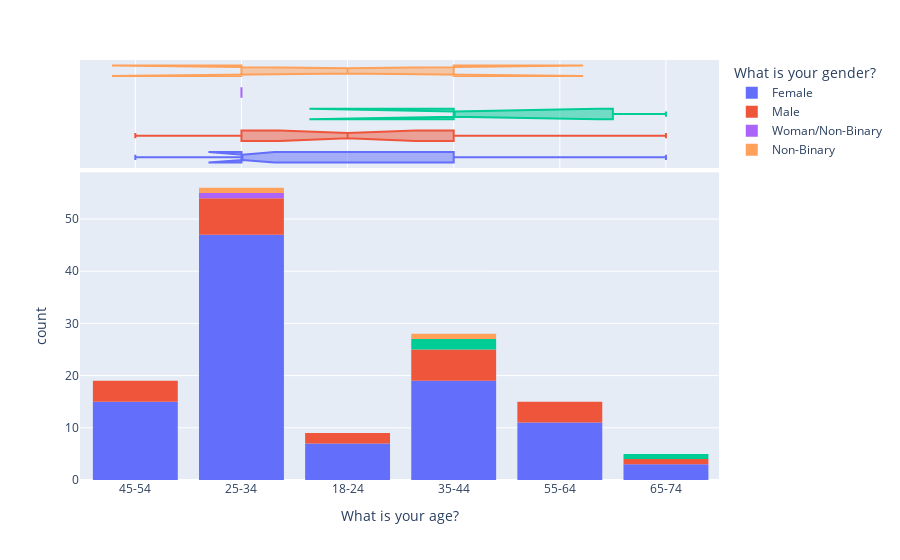

Notebook cell for this chart:
### Code cell
fig = px.histogram(dei, x="What is your age?", color="What is your gender?", marginal="box", # can be `box`, `violin`
                         hover_data=dei.columns)
fig.show()

### Figure 1 — Plotly figure (JSON) as saved in the notebook; plotly's stock layout.template omitted (floating-point values rounded to 4 significant figures; data arrays with more than 128 entries replaced by an {"elided": "..."} marker saying what was removed)
{"data": [{"alignmentgroup": "True", "bingroup": "x", "hovertemplate": "What is your gender?=Female<br>What is your age?=%{x}<br>count=%{y}<extra></extra>", "legendgroup": "Female", "marker": {"color": "#636efa"}, "name": "Female", "offsetgroup": "Female", "orientation": "v", "showlegend": true, "type": "histogram", "x": ["45-54", "25-34", "25-34", "25-34", "18-24", "35-44", "18-24", "25-34", "25-34", "55-64", "18-24", "45-54", "55-64", "18-24", "35-44", "25-34", "25-34", "55-64", "45-54", "55-64", "25-34", "25-34", "25-34", "55-64", "35-44", "55-64", "45-54", "25-34", "25-34", "25-34", "25-34", "25-34", "35-44", "25-34", "25-34", "25-34", "25-34", "65-74", "25-34", "65-74", "25-34", "35-44", "35-44", "35-44", "45-54", "25-34", "35-44", "55-64", "25-34", "45-54", "35-44", "45-54", "25-34", "25-34", "25-34", "25-34", "55-64", "35-44", "25-34", "35-44", "35-44", "65-74", "25-34", "35-44", "25-34", "25-34", "25-34", "45-54", "25-34", "45-54", "55-64", "18-24", "25-34", "25-34", "35-44", "35-44", "25-34", "45-54", "45-54", "45-54", "45-54", "25-34", "55-64", "45-54", "35-44", "25-34", "35-44", "35-44", "25-34", "25-34", "25-34", "25-34", "25-34", "25-34", "18-24", "55-64", "18-24", "35-44", "25-34", "45-54", "25-34", "25-34"], "xaxis": "x", "yaxis": "y"}, {"alignmentgroup": "True", "customdata": {"elided": "102x21 mixed values"}, "hovertemplate": "What is your gender?=%{customdata[2]}<br>What is your age?=%{customdata[1]}<br>Timestamp=%{customdata[0]}<br>What is your race? =%{customdata[3]}<br>What is your sexual orientation?=%{customdata[4]}<br>What is your gender identity?=%{customdata[5]}<br>How long have you worked for FC?=%{customdata[6]}<br>What is your employment status?=%{customdata[7]}<br>Which DEI efforts would you like to see prioritized at Foundation Communities? (Select your top 3)=%{customdata[8]}<br>Other (please let us know what other efforts you'd like to see prioritized)=%{customdata[9]}<br>At work, I am treated with respect.  =%{customdata[10]}<br>At work, I feel comfortable being myself.  =%{customdata[11]}<br>Diversity and Inclusiveness issues are openly discussed.  =%{customdata[12]}<br>Employees in my organization are treated with respect and dignity.  =%{customdata[13]}<br>Everyone at this organization is treated fairly regardless of ethnic background, race, gender, age, disability, or other differences not related to job performance.  =%{customdata[14]}<br>I have the same opportunities for advancement as other team members at my organization with similar experience and performance levels.  =%{customdata[15]}<br>If I raised a concern about ethics and integrity, I am confident my employer would do what is right. =%{customdata[16]}<br>My organization treasures diverse opinions and ideas.=%{customdata[17]}<br>My team members appreciate my contributions. =%{customdata[18]}<br>My supervisor tries to understand my point of view.  =%{customdata[19]}<br>My workplace is committed to building the strengths of each employee.   =%{customdata[20]}<extra></extra>", "legendgroup": "Female", "marker": {"color": "#636efa"}, "name": "Female", "notched": true, "offsetgroup": "Female", "showlegend": false, "type": "box", "x": ["45-54", "25-34", "25-34", "25-34", "18-24", "35-44", "18-24", "25-34", "25-34", "55-64", "18-24", "45-54", "55-64", "18-24", "35-44", "25-34", "25-34", "55-64", "45-54", "55-64", "25-34", "25-34", "25-34", "55-64", "35-44", "55-64", "45-54", "25-34", "25-34", "25-34", "25-34", "25-34", "35-44", "25-34", "25-34", "25-34", "25-34", "65-74", "25-34", "65-74", "25-34", "35-44", "35-44", "35-44", "45-54", "25-34", "35-44", "55-64", "25-34", "45-54", "35-44", "45-54", "25-34", "25-34", "25-34", "25-34", "55-64", "35-44", "25-34", "35-44", "35-44", "65-74", "25-34", "35-44", "25-34", "25-34", "25-34", "45-54", "25-34", "45-54", "55-64", "18-24", "25-34", "25-34", "35-44", "35-44", "25-34", "45-54", "45-54", "45-54", "45-54", "25-34", "55-64", "45-54", "35-44", "25-34", "35-44", "35-44", "25-34", "25-34", "25-34", "25-34", "25-34", "25-34", "18-24", "55-64", "18-24", "35-44", "25-34", "45-54", "25-34", "25-34"], "xaxis": "x2", "yaxis": "y2"}, {"alignmentgroup": "True", "bingroup": "x", "hovertemplate": "What is your gender?=Male<br>What is your age?=%{x}<br>count=%{y}<extra></extra>", "legendgroup": "Male", "marker": {"color": "#EF553B"}, "name": "Male", "offsetgroup": "Male", "orientation": "v", "showlegend": true, "type": "histogram", "x": ["25-34", "45-54", "25-34", "25-34", "35-44", "25-34", "18-24", "45-54", "45-54", "35-44", "35-44", "65-74", "35-44", "55-64", "25-34", "55-64", "45-54", "18-24", "35-44", "25-34", "35-44", "25-34", "55-64", "55-64"], "xaxis": "x", "yaxis": "y"}, {"alignmentgroup": "True", "customdata": {"elided": "24x21 mixed values"}, "hovertemplate": "What is your gender?=%{customdata[2]}<br>What is your age?=%{customdata[1]}<br>Timestamp=%{customdata[0]}<br>What is your race? =%{customdata[3]}<br>What is your sexual orientation?=%{customdata[4]}<br>What is your gender identity?=%{customdata[5]}<br>How long have you worked for FC?=%{customdata[6]}<br>What is your employment status?=%{customdata[7]}<br>Which DEI efforts would you like to see prioritized at Foundation Communities? (Select your top 3)=%{customdata[8]}<br>Other (please let us know what other efforts you'd like to see prioritized)=%{customdata[9]}<br>At work, I am treated with respect.  =%{customdata[10]}<br>At work, I feel comfortable being myself.  =%{customdata[11]}<br>Diversity and Inclusiveness issues are openly discussed.  =%{customdata[12]}<br>Employees in my organization are treated with respect and dignity.  =%{customdata[13]}<br>Everyone at this organization is treated fairly regardless of ethnic background, race, gender, age, disability, or other differences not related to job performance.  =%{customdata[14]}<br>I have the same opportunities for advancement as other team members at my organization with similar experience and performance levels.  =%{customdata[15]}<br>If I raised a concern about ethics and integrity, I am confident my employer would do what is right. =%{customdata[16]}<br>My organization treasures diverse opinions and ideas.=%{customdata[17]}<br>My team members appreciate my contributions. =%{customdata[18]}<br>My supervisor tries to understand my point of view.  =%{customdata[19]}<br>My workplace is committed to building the strengths of each employee.   =%{customdata[20]}<extra></extra>", "legendgroup": "Male", "marker": {"color": "#EF553B"}, "name": "Male", "notched": true, "offsetgroup": "Male", "showlegend": false, "type": "box", "x": ["25-34", "45-54", "25-34", "25-34", "35-44", "25-34", "18-24", "45-54", "45-54", "35-44", "35-44", "65-74", "35-44", "55-64", "25-34", "55-64", "45-54", "18-24", "35-44", "25-34", "35-44", "25-34", "55-64", "55-64"], "xaxis": "x2", "yaxis": "y2"}, {"alignmentgroup": "True", "bingroup": "x", "hovertemplate": "What is your gender?=<br>What is your age?=%{x}<br>count=%{y}<extra></extra>", "legendgroup": "", "marker": {"color": "#00cc96"}, "name": "", "offsetgroup": "", "orientation": "v", "showlegend": false, "type": "histogram", "x": ["35-44", "65-74", "35-44"], "xaxis": "x", "yaxis": "y"}, {"alignmentgroup": "True", "customdata": [["9/15/2020 11:09:05", "35-44", "", "Latino/Hispanic", "", "Woman", "3-5 years", "Full-time", "Develop recruitment and hiring protocols and strategies that include implicit bias testing for managers and supervisors", "", 2, 3, 1, 3, "", "", 1, 3, "", 3, 3], ["9/15/2020 12:17:50", "65-74", "", "Two or more Races", "Straight", "", "5-10 years", "Full-time", "Clarify that DEI is central to Organization’s purpose/reflected in mission statement, Address ways that racial inequity/systemic bias impact issues organization works on hold senior team members accountable for anti-racists actions, Increase diverse representation on board and advisory committees", "", 5, 5, 3, 4, 4, 5, 5, 4, 5, 5, 4], ["9/15/2020 13:36:54", "35-44", "", "Black/ African American", "Straight", "Woman", "5-10 years", "Full-time", "Increase diverse representation on board and advisory committees, Develop recruitment and hiring protocols and strategies that include implicit bias testing for managers and supervisors", "", 4, 4, 4, 2, 2, 3, 2, 2, 5, 5, 3]], "hovertemplate": "What is your gender?=%{customdata[2]}<br>What is your age?=%{customdata[1]}<br>Timestamp=%{customdata[0]}<br>What is your race? =%{customdata[3]}<br>What is your sexual orientation?=%{customdata[4]}<br>What is your gender identity?=%{customdata[5]}<br>How long have you worked for FC?=%{customdata[6]}<br>What is your employment status?=%{customdata[7]}<br>Which DEI efforts would you like to see prioritized at Foundation Communities? (Select your top 3)=%{customdata[8]}<br>Other (please let us know what other efforts you'd like to see prioritized)=%{customdata[9]}<br>At work, I am treated with respect.  =%{customdata[10]}<br>At work, I feel comfortable being myself.  =%{customdata[11]}<br>Diversity and Inclusiveness issues are openly discussed.  =%{customdata[12]}<br>Employees in my organization are treated with respect and dignity.  =%{customdata[13]}<br>Everyone at this organization is treated fairly regardless of ethnic background, race, gender, age, disability, or other differences not related to job performance.  =%{customdata[14]}<br>I have the same opportunities for advancement as other team members at my organization with similar experience and performance levels.  =%{customdata[15]}<br>If I raised a concern about ethics and integrity, I am confident my employer would do what is right. =%{customdata[16]}<br>My organization treasures diverse opinions and ideas.=%{customdata[17]}<br>My team members appreciate my contributions. =%{customdata[18]}<br>My supervisor tries to understand my point of view.  =%{customdata[19]}<br>My workplace is committed to building the strengths of each employee.   =%{customdata[20]}<extra></extra>", "legendgroup": "", "marker": {"color": "#00cc96"}, "name": "", "notched": true, "offsetgroup": "", "showlegend": false, "type": "box", "x": ["35-44", "65-74", "35-44"], "xaxis": "x2", "yaxis": "y2"}, {"alignmentgroup": "True", "bingroup": "x", "hovertemplate": "What is your gender?=Woman/Non-Binary<br>What is your age?=%{x}<br>count=%{y}<extra></extra>", "legendgroup": "Woman/Non-Binary", "marker": {"color": "#ab63fa"}, "name": "Woman/Non-Binary", "offsetgroup": "Woman/Non-Binary", "orientation": "v", "showlegend": true, "type": "histogram", "x": ["25-34"], "xaxis": "x", "yaxis": "y"}, {"alignmentgroup": "True", "customdata": [["9/15/2020 11:18:02", "25-34", "Woman/Non-Binary", "White", "LGBTQ+", "Woman/Non-Binary", "Less than a year", "Full-time", "Provide training for staff, leadership, and board, Clarify that DEI is central to Organization’s purpose/reflected in mission statement, Address ways that racial inequity/systemic bias impact issues organization works on hold senior team members accountable for anti-racists actions, Increase diverse representation on board and advisory committees, Work with external community on race equity/inclusion, Develop recruitment and hiring protocols and strategies that include implicit bias testing for managers and supervisors", "1) Staff of color serving on the Diversity, Equity and Inclusion committee should receive additional compensation. 2) Next time this survey is issued, please combine and revise the \"gender\" and \"gender identity\" questions. Gender is gender identity, they are not separate, and suggesting otherwise upholds harmful norms.", 4, 3, 3, 3, 2, 3, 3, 3, 4, 3, 3]], "hovertemplate": "What is your gender?=%{customdata[2]}<br>What is your age?=%{customdata[1]}<br>Timestamp=%{customdata[0]}<br>What is your race? =%{customdata[3]}<br>What is your sexual orientation?=%{customdata[4]}<br>What is your gender identity?=%{customdata[5]}<br>How long have you worked for FC?=%{customdata[6]}<br>What is your employment status?=%{customdata[7]}<br>Which DEI efforts would you like to see prioritized at Foundation Communities? (Select your top 3)=%{customdata[8]}<br>Other (please let us know what other efforts you'd like to see prioritized)=%{customdata[9]}<br>At work, I am treated with respect.  =%{customdata[10]}<br>At work, I feel comfortable being myself.  =%{customdata[11]}<br>Diversity and Inclusiveness issues are openly discussed.  =%{customdata[12]}<br>Employees in my organization are treated with respect and dignity.  =%{customdata[13]}<br>Everyone at this organization is treated fairly regardless of ethnic background, race, gender, age, disability, or other differences not related to job performance.  =%{customdata[14]}<br>I have the same opportunities for advancement as other team members at my organization with similar experience and performance levels.  =%{customdata[15]}<br>If I raised a concern about ethics and integrity, I am confident my employer would do what is right. =%{customdata[16]}<br>My organization treasures diverse opinions and ideas.=%{customdata[17]}<br>My team members appreciate my contributions. =%{customdata[18]}<br>My supervisor tries to understand my point of view.  =%{customdata[19]}<br>My workplace is committed to building the strengths of each employee.   =%{customdata[20]}<extra></extra>", "legendgroup": "Woman/Non-Binary", "marker": {"color": "#ab63fa"}, "name": "Woman/Non-Binary", "notched": true, "offsetgroup": "Woman/Non-Binary", "showlegend": false, "type": "box", "x": ["25-34"], "xaxis": "x2", "yaxis": "y2"}, {"alignmentgroup": "True", "bingroup": "x", "hovertemplate": "What is your gender?=Non-Binary<br>What is your age?=%{x}<br>count=%{y}<extra></extra>", "legendgroup": "Non-Binary", "marker": {"color": "#FFA15A"}, "name": "Non-Binary", "offsetgroup": "Non-Binary", "orientation": "v", "showlegend": true, "type": "histogram", "x": ["25-34", "35-44"], "xaxis": "x", "yaxis": "y"}, {"alignmentgroup": "True", "customdata": [["9/15/2020 11:38:07", "25-34", "Non-Binary", "White", "LGBTQ+", "Gender non-conforming", "1-3 years", "Full-time", "Clarify that DEI is central to Organization’s purpose/reflected in mission statement, Address ways that racial inequity/systemic bias impact issues organization works on hold senior team members accountable for anti-racists actions, Increase diverse representation on board and advisory committees, Develop recruitment and hiring protocols and strategies that include implicit bias testing for managers and supervisors", "Advertise all new positions with their salary ranges and commit to hiring a certain percentage of staff and leadership of color", 5, 4, 1, 4, 2, 2, 1, 2, 5, 4, 1], ["9/15/2020 12:36:48", "35-44", "Non-Binary", "White", "LGBTQ+", "Gender non-conforming", "Less than a year", "Seasonal", "Address ways that racial inequity/systemic bias impact issues organization works on hold senior team members accountable for anti-racists actions, Increase diverse representation on board and advisory committees, Work with external community on race equity/inclusion", "", 4, 4, 3, 5, 5, 4, 4, 4, 4, 4, 4]], "hovertemplate": "What is your gender?=%{customdata[2]}<br>What is your age?=%{customdata[1]}<br>Timestamp=%{customdata[0]}<br>What is your race? =%{customdata[3]}<br>What is your sexual orientation?=%{customdata[4]}<br>What is your gender identity?=%{customdata[5]}<br>How long have you worked for FC?=%{customdata[6]}<br>What is your employment status?=%{customdata[7]}<br>Which DEI efforts would you like to see prioritized at Foundation Communities? (Select your top 3)=%{customdata[8]}<br>Other (please let us know what other efforts you'd like to see prioritized)=%{customdata[9]}<br>At work, I am treated with respect.  =%{customdata[10]}<br>At work, I feel comfortable being myself.  =%{customdata[11]}<br>Diversity and Inclusiveness issues are openly discussed.  =%{customdata[12]}<br>Employees in my organization are treated with respect and dignity.  =%{customdata[13]}<br>Everyone at this organization is treated fairly regardless of ethnic background, race, gender, age, disability, or other differences not related to job performance.  =%{customdata[14]}<br>I have the same opportunities for advancement as other team members at my organization with similar experience and performance levels.  =%{customdata[15]}<br>If I raised a concern about ethics and integrity, I am confident my employer would do what is right. =%{customdata[16]}<br>My organization treasures diverse opinions and ideas.=%{customdata[17]}<br>My team members appreciate my contributions. =%{customdata[18]}<br>My supervisor tries to understand my point of view.  =%{customdata[19]}<br>My workplace is committed to building the strengths of each employee.   =%{customdata[20]}<extra></extra>", "legendgroup": "Non-Binary", "marker": {"color": "#FFA15A"}, "name": "Non-Binary", "notched": true, "offsetgroup": "Non-Binary", "showlegend": false, "type": "box", "x": ["25-34", "35-44"], "xaxis": "x2", "yaxis": "y2"}], "layout": {"barmode": "relative", "legend": {"title": {"text": "What is your gender?"}, "tracegroupgap": 0}, "margin": {"t": 60}, "xaxis": {"anchor": "y", "domain": [0, 1], "title": {"text": "What is your age?"}}, "xaxis2": {"anchor": "y2", "domain": [0, 1], "matches": "x", "showgrid": true, "showticklabels": false}, "yaxis": {"anchor": "x", "domain": [0, 0.7326], "title": {"text": "count"}}, "yaxis2": {"anchor": "x2", "domain": [0.7426, 1], "matches": "y2", "showgrid": false, "showline": false, "showticklabels": false, "ticks": ""}}}
